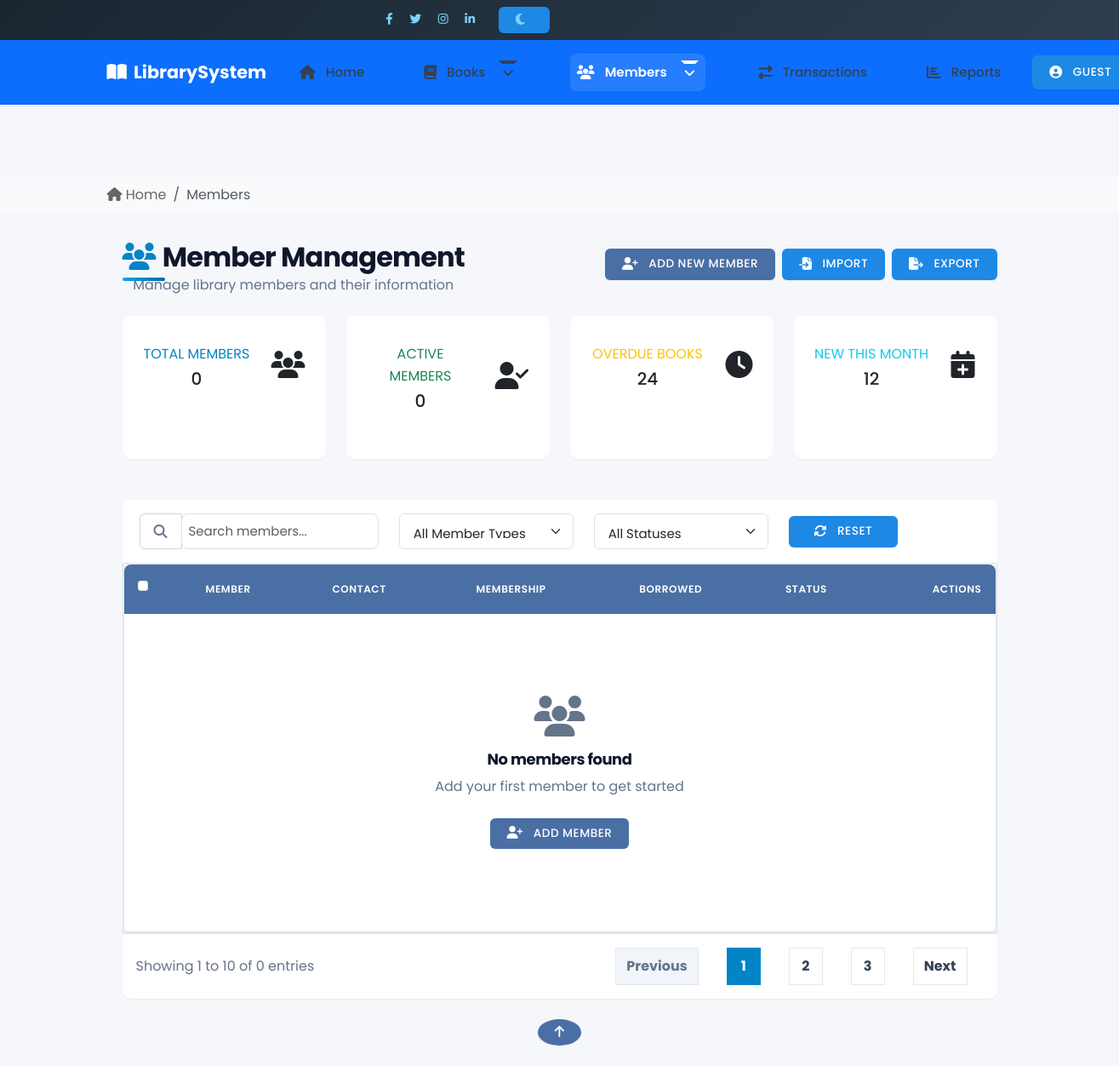
/members/, run on an earlier commit of the app's database.
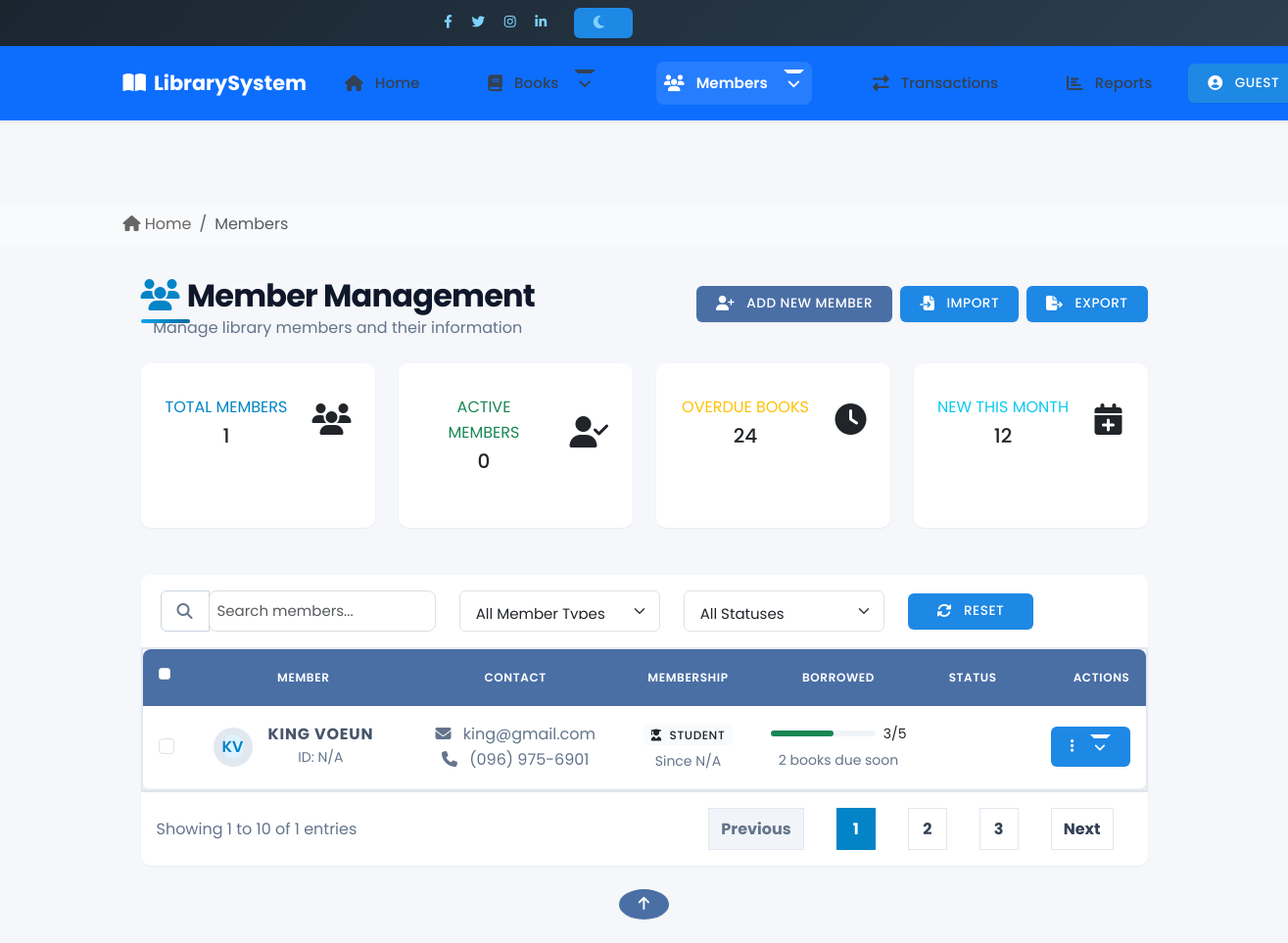
And on a later commit of the database.
### tables this page shows
CREATE TABLE members (
                id INTEGER PRIMARY KEY AUTOINCREMENT,
                full_name TEXT NOT NULL,
                email TEXT,
                phone TEXT,
                address TEXT,
                created_at TEXT
            , first_name TEXT, last_name TEXT, date_of_birth TEXT, gender TEXT, city TEXT, state TEXT, postal_code TEXT, member_type TEXT, membership_date TEXT, institution TEXT, emergency_contact_name TEXT, emergency_contact_phone TEXT, notes TEXT, terms_agreed INTEGER);

### routes/member_routes.py (the view)
@member_bp.route('/')
def view_members():
    members = MemberModel.get_all()
    return render_template('members.html', members=members)

### models/member_model.py (called while the page is built)
    @staticmethod
    def connect():
        conn = sqlite3.connect('library.db')
        conn.row_factory = sqlite3.Row  # Allows dict-like access
        return conn

    @staticmethod
    def get_all():
        conn = MemberModel.connect()
        cur = conn.cursor()
        cur.execute('SELECT * FROM members')
        data = cur.fetchall()
        conn.close()
        return data

### templates/members.html (shortened to what the changed rows need)
{% extends "base.html" %}
{% block content %}
<div class="container-fluid">
  <div class="row mb-4">
    <div class="col-12">
      <div class="d-flex flex-column flex-md-row justify-content-between align-items-md-center">
        <div class="mb-3 mb-md-0">
          <h2 class="mb-0"><i class="fas fa-users me-2 text-primary"></i>Member Management</h2>
        </div>
      </div>
    </div>
  </div>
  <div class="row mb-4">
    <div class="col-xl-3 col-md-6 mb-4">
      <div class="card border-left-primary shadow-sm h-100 py-2">
        <div class="card-body">
          <div class="row no-gutters align-items-center">
            <div class="col mr-2">
              <div class="text-xs font-weight-bold text-primary text-uppercase mb-1">Total Members</div>
              <div class="h5 mb-0 font-weight-bold text-gray-800">{{ members|length }}</div>
            </div>
          </div>
        </div>
      </div>
    </div>
  </div>
  <div class="card shadow-sm mb-4">
    <div class="card-body p-0">
      <div class="table-responsive">
        <table class="table table-hover mb-0" id="membersTable">
          <thead class="table-light">
            <tr>
              <th width="50">
                <div class="form-check">
                  <input class="form-check-input" type="checkbox" id="selectAll">
                </div>
              </th>
              <th>Member</th>
              <th>Contact</th>
              <th>Membership</th>
              <th>Borrowed</th>
              <th>Status</th>
              <th class="text-end">Actions</th>
            </tr>
          </thead>
          <tbody id="memberTableBody">
            {% for member in members %}
            <tr data-member-id="{{ member.id }}" data-type="{{ member.member_type|default('community') }}"
              data-status="{{ member.status|default('active') }}">
              <td>
                <div class="form-check">
                  <input class="form-check-input member-checkbox" type="checkbox" value="{{ member.id }}">
                </div>
              </td>
              <td>
                <div class="d-flex align-items-center">
                  <div class="avatar avatar-md me-3">
                    <span class="avatar-text rounded-circle bg-soft-primary text-primary">
                      {{ member.first_name[0]|upper }}{{ member.last_name[0]|upper }}
                    </span>
                  </div>
                  <div>
                    <h6 class="mb-0">{{ member.first_name }} {{ member.last_name }}</h6>
                    <small class="text-muted">ID: {{ member.member_id or 'N/A' }}</small>
                  </div>
                </div>
              </td>
              <td>
                <div class="text-muted">
                  <div><i class="fas fa-envelope me-2"></i> {{ member.email or 'N/A' }}</div>
                  <div><i class="fas fa-phone me-2"></i> {{ member.phone or 'N/A' }}</div>
                </div>
              </td>
              <td>
                <span class="badge bg-light text-dark">
                  <i
                    class="fas fa-{{ 'user-graduate' if member.member_type == 'student' else 'chalkboard-teacher' if member.member_type == 'faculty' else 'user-tie' if member.member_type == 'staff' else 'user' }} me-1"></i>
                  {{ member.member_type|title or 'Community' }}
                </span>
                <div class="small text-muted mt-1">
                  Since {{ member.joined_date.strftime('%b %d, %Y') if member.joined_date else 'N/A' }}
                </div>
              </td>
              <td>
                <div class="d-flex align-items-center">
                  <div class="progress flex-grow-1 me-2" style="height: 6px;">
                    <div class="progress-bar bg-success" role="progressbar" style="width: 60%;" aria-valuenow="60"
                      aria-valuemin="0" aria-valuemax="100"></div>
                  </div>
                  <span class="small">3/5</span>
                </div>
                <div class="small text-muted mt-1">2 books due soon</div>
              </td>
              <td>
                <span
                  class="badge bg-{{ 'success' if member.status == 'active' else 'danger' if member.status == 'inactive' else 'warning' }}-light">
                </span>
              </td>
              <td class="text-end">
                <div class="dropdown">
                  <button class="btn btn-sm btn-outline-secondary dropdown-toggle" type="button"
                    id="memberActions{{ member.id }}" data-bs-toggle="dropdown" aria-expanded="false">
                    <i class="fas fa-ellipsis-v"></i>
                  </button>
                </div>
              </td>
            </tr>
            {% else %}
            <tr>
              <td colspan="7" class="text-center py-5">
                <div class="py-5">
                  <i class="fas fa-users fa-3x text-muted mb-3"></i>
                  <h5>No members found</h5>
                  <p class="text-muted">Add your first member to get started</p>
                  <a href="{{ url_for('member_bp.add_member') }}" class="btn btn-primary mt-2">
                    <i class="fas fa-user-plus me-1"></i> Add Member
                  </a>
                </div>
              </td>
            </tr>
            {% endfor %}
          </tbody>
        </table>
      </div>
      <div class="d-flex justify-content-between align-items-center p-3 border-top">
        <div class="text-muted">
          Showing <span id="showingFrom">1</span> to <span id="showingTo">10</span> of <span id="totalMembers">{{
            members|length }}</span> entries
        </div>
      </div>
    </div>
  </div>
</div>
{% endblock %}

What changed in the data, as far as the page shows it:
added members: first_name "K", last_name "V", first_name "KING", last_name "VOEUN", member_id "N/A", email "king@gmail.com", phone "(096) 975-6901", member_type "STUDENT", joined_date "N/A"
Also different on the page:
{{ members|length }}: "0" → "1"
text no longer shown: "No members found Add your first member to get started ADD MEMBER"
